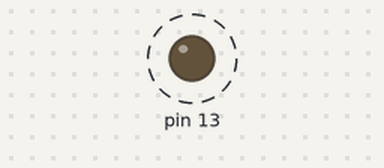
The sketch below on a simulated Arduino Uno, built with avr-gcc and run on an emulated ATmega328P. On the bench: output pins drawn as LEDs (lit = HIGH). Dashed ring = blinking. What the sketch prints to the serial monitor is not drawn.

Above: at 1.2 s.
Timing chart, 0 to 4.0 s (numbered marks = the images above):
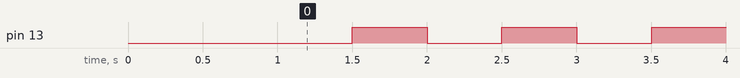

The sketch:

Changing_ID-LX224.ino
```cpp
#include <SoftwareSerial.h>

// تعريف الماكروات
#define GET_LOW_BYTE(A) (uint8_t)((A))
#define GET_HIGH_BYTE(A) (uint8_t)((A) >> 8)
#define BYTE_TO_HW(A, B) ((((uint16_t)(A)) << 8) | (uint8_t)(B))

#define LOBOT_SERVO_FRAME_HEADER 0x55
#define LOBOT_SERVO_ID_WRITE 13

// تعريف المنفذ التسلسلي الجديد
SoftwareSerial servoSerial(9, 11); // RX, TX

// حساب Checksum
byte LobotCheckSum(byte buf[]) {
  byte i;
  uint16_t temp = 0;
  for (i = 2; i < buf[3] + 2; i++) {
    temp += buf[i];
  }
  temp = ~temp;
  return (byte)temp;
}

// دالة تغيير ID السيرفو
void LobotSerialServoSetID(SoftwareSerial &SerialX, uint8_t oldID, uint8_t newID) {
  byte buf[7];
  buf[0] = buf[1] = LOBOT_SERVO_FRAME_HEADER;
  buf[2] = oldID;
  buf[3] = 4;
  buf[4] = LOBOT_SERVO_ID_WRITE;
  buf[5] = newID;
  buf[6] = LobotCheckSum(buf);
  SerialX.write(buf, 7);
}

void setup() {
  Serial.begin(115200);      // لمراقبة السيريال من الكمبيوتر
  servoSerial.begin(115200); // للسيرفو
  pinMode(13, OUTPUT);
  delay(1000);
  Serial.println("🚀 Starting servo ID change...");
}

void loop() {
  delay(500);
  digitalWrite(13, HIGH);
  Serial.println("🔧 Changing ID from 2 to 1...");
  LobotSerialServoSetID(servoSerial, 2, 1);  // من ID 1 إلى 2
  delay(500);
  digitalWrite(13, LOW);
}
```

Measured:
- by itself, pin 13: alternates HIGH for 0.50 s and LOW for 0.50 s
